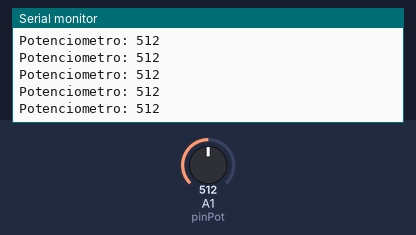
A sketch run on a simulated Arduino Uno, built with avr-gcc and run on an emulated ATmega328P. Shown: the last lines printed to the serial monitor. The inputs (shaded band) are chosen by the test bench; at power-on: A1 (pinPot) = 512.

Above: at 1.2 s.
1.3 s: A1 (pinPot) set to 716
At 1.31 s:
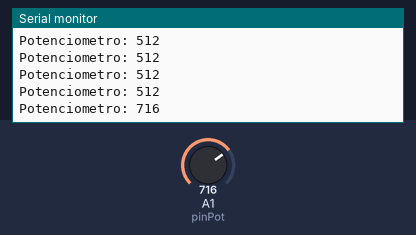
2.8 s: A1 (pinPot) set to 900
At 2.82 s:
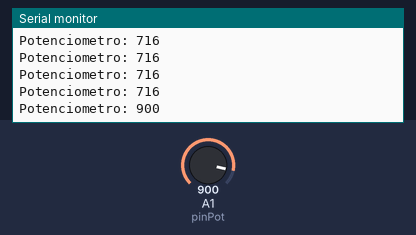
Timing chart, 0 to 5.8 s (numbered marks = the images above; inputs shaded):
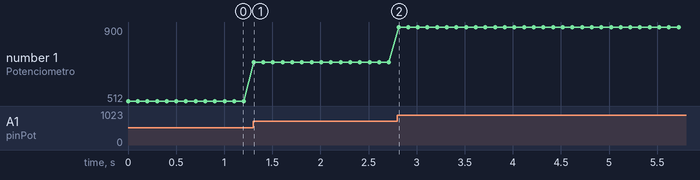

The sketch:

Potenciometro-1.ino
```cpp
int viPot;
int pinPot = A1;

void setup ()
{
	Serial.begin (9600);
}

void loop ()
{
	viPot = analogRead (pinPot);
	Serial.print ( "Potenciometro: ");
	Serial.println (viPot);
	delay (100);
}
```

Measured:
- after the input at 1.3 s, the serial monitor: prints a new line at once (image 1)
- after the input at 2.8 s, the serial monitor: prints a new line at once (image 2)
- plotted number 1: 512 → 716 after the input at 1.3 s, 716 → 900 after the input at 2.8 s
